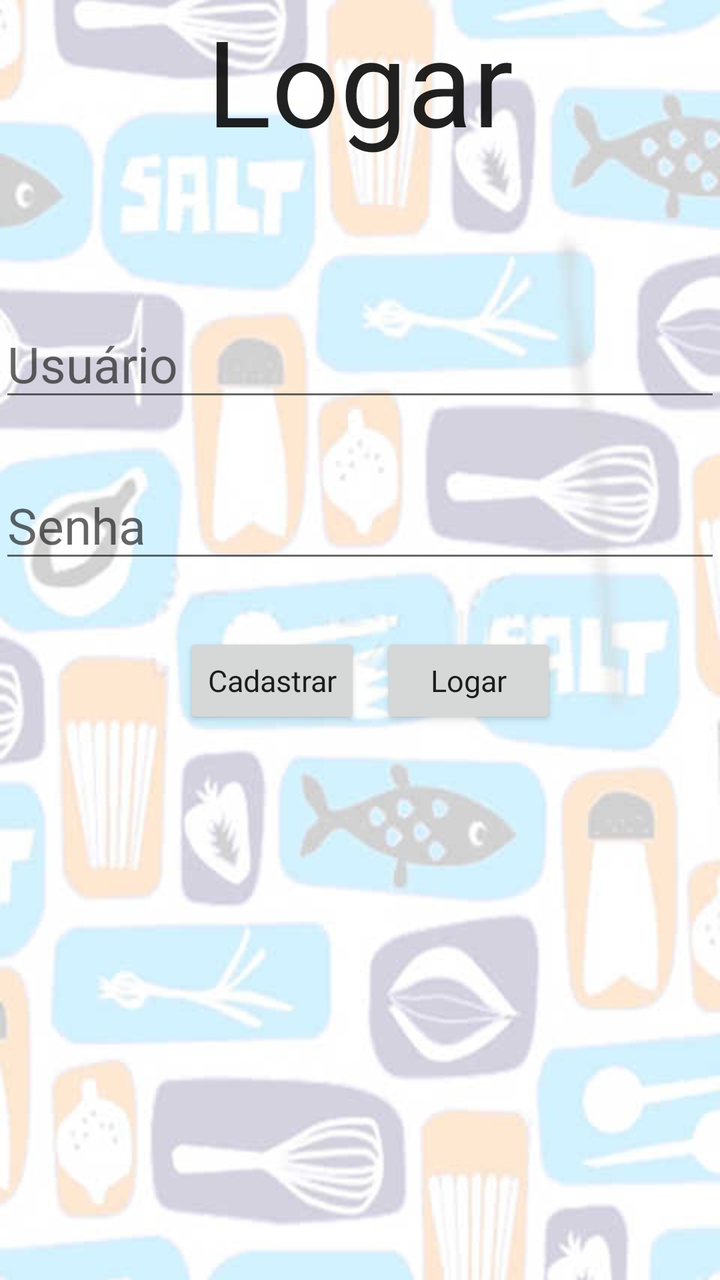
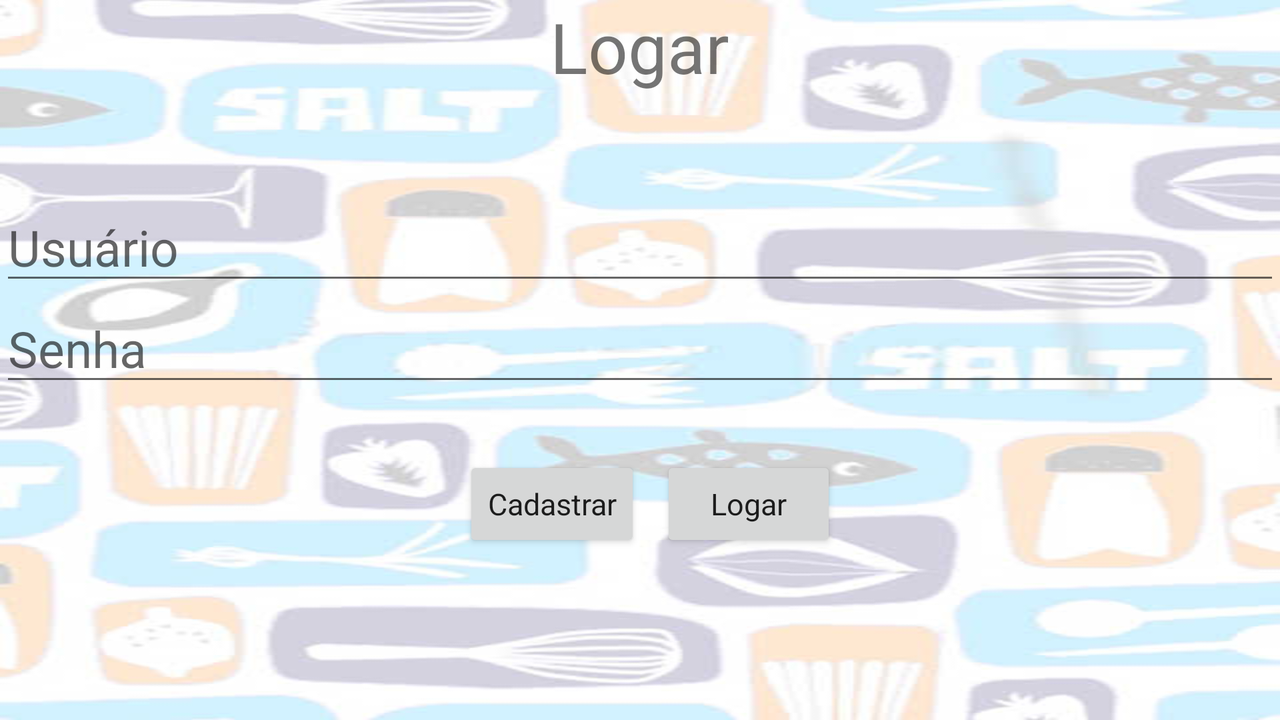

An Android layout and its configuration variant, each rendered on a device that would load it. The default file and the variant file are quoted in full after the pictures.
<!-- AndroidManifest.xml: application theme AppTheme -->
<!-- res/layout/activity_main.xml -->
<LinearLayout xmlns:android="http://schemas.android.com/apk/res/android"
    xmlns:tools="http://schemas.android.com/tools" android:layout_width="match_parent"
    android:layout_height="match_parent" android:paddingLeft="@dimen/activity_horizontal_margin"
    android:paddingRight="@dimen/activity_horizontal_margin"
    android:paddingTop="@dimen/activity_vertical_margin"
    android:paddingBottom="@dimen/activity_vertical_margin"
    tools:context=".MainActivity"
    android:orientation="vertical"
    android:background="@drawable/android_bg" >


    <RelativeLayout
        android:orientation="vertical"
        android:layout_width="fill_parent"
        android:layout_height="fill_parent">

        <TextView
            style="@style/styleCustomLabel"
            android:text="@string/logar"
            android:id="@+id/textView"
            android:layout_centerHorizontal="true"/>

        <EditText
            style="@style/styleCustomEditText"
            android:id="@+id/txtUsuario"
            android:inputType="text"
            android:hint="@string/usuario"
            android:layout_below="@id/textView"
            android:layout_marginTop="75dp"/>

        <EditText
            style="@style/styleCustomEditText"
            android:inputType="textPassword"
            android:id="@+id/txtSenha"
            android:layout_below="@id/txtUsuario"
            android:hint="@string/senha"/>

        <LinearLayout
            style="@style/styleCustom"
            android:layout_gravity="center_horizontal"
            android:layout_centerHorizontal="true"
            android:layout_below="@id/txtSenha">

            <Button
                style="@style/styleCustomBtn"
                android:text="@string/cadastrar"
                android:id="@+id/btnCadastrar"
                android:onClick="cadastrar"/>

            <Button
                style="@style/styleCustomBtn"
                android:text="@string/logar"
                android:id="@+id/btnLogar"
                android:onClick="logar"/>

        </LinearLayout>

        <LinearLayout
            android:id="@+id/baseProgressBar3"
            android:visibility="invisible"
            android:layout_width="match_parent"
            android:layout_height="match_parent"
            android:gravity="center_horizontal|center_vertical"
            android:background="#eaebe9"
            android:alpha="0.7">
            <ProgressBar
                style="?android:attr/progressBarStyleLarge"
                android:layout_width="wrap_content"
                android:layout_height="wrap_content" />
        </LinearLayout>

    </RelativeLayout>

</LinearLayout>
<!-- resources referenced by this layout -->
<resources>
  <!-- drawable android_bg: jpg bitmap (drawable, 26005 bytes) -->
  <string name="cadastrar">Cadastrar</string>
  <string name="logar">Logar</string>
  <string name="senha">Senha</string>
  <string name="usuario">Usuário</string>
  <style name="styleCustom" parent="Theme.AppCompat.Light.DarkActionBar">
          <item name="android:layout_width">wrap_content</item>
          <item name="android:layout_height">wrap_content</item>
          <item name="android:layout_gravity">center_horizontal</item>
          <item name="android:orientation">horizontal</item>
          <item name="android:layout_marginTop">30dp</item>
      </style>
  <style name="styleCustomBtn" parent="Theme.AppCompat.Light.DarkActionBar">
          <item name="android:layout_width">wrap_content</item>
          <item name="android:layout_height">wrap_content</item>
          <item name="android:textSize">15dp</item>
          <item name="android:layout_marginLeft">10dp</item>
      </style>
  <style name="styleCustomEditText" parent="Theme.AppCompat.Light.DarkActionBar">
          <item name="android:layout_width">match_parent</item>
          <item name="android:layout_height">wrap_content</item>
          <item name="android:layout_marginTop">30dp</item>
          <item name="android:textSize">25dp</item>
      </style>
  <style name="styleCustomLabel" parent="Theme.AppCompat.Light.DarkActionBar">
          <item name="android:layout_width">wrap_content</item>
          <item name="android:layout_height">wrap_content</item>
          <item name="android:layout_gravity">center_horizontal</item>
          <item name="android:textSize">60dp</item>
      </style>
  <style name="AppTheme" parent="Theme.AppCompat.Light.DarkActionBar">
          
      </style>
</resources>
<!-- res/layout-land/activity_main.xml (the repository's variant of the layout above) -->
<!-- drawn on the phone turned sideways -->
<?xml version="1.0" encoding="utf-8"?>
<LinearLayout xmlns:android="http://schemas.android.com/apk/res/android"
    android:orientation="vertical" android:layout_width="match_parent"
    android:layout_height="match_parent"
    android:background="@drawable/android_bg">

    <TextView
        android:layout_width="wrap_content"
        android:layout_height="wrap_content"
        android:textSize="35dp"
        android:layout_gravity="center"
        android:text="@string/logar"
        android:id="@+id/textView" />

    <ScrollView
        android:layout_width="match_parent"
        android:layout_height="match_parent">

        <RelativeLayout
            android:orientation="vertical"
            android:layout_width="fill_parent"
            android:layout_height="fill_parent"
            android:layout_marginTop="50dp">

            <EditText
                android:layout_width="fill_parent"
                android:layout_height="wrap_content"
                android:textSize="25dp"
                android:inputType="text"
                android:id="@+id/txtUsuario"
                android:hint="@string/usuario"/>

            <EditText
                android:layout_width="fill_parent"
                android:layout_height="wrap_content"
                android:textSize="25dp"
                android:inputType="textPassword"
                android:id="@+id/txtSenha"
                android:layout_below="@id/txtUsuario"
                android:hint="@string/senha"/>

            <LinearLayout
                style="@style/styleCustom"
                android:layout_gravity="center_horizontal"
                android:layout_centerHorizontal="true"
                android:layout_below="@id/txtSenha">

                <Button
                    style="@style/styleCustomBtn"
                    android:text="@string/cadastrar"
                    android:id="@+id/btnCadastrar"
                    android:onClick="cadastrar"/>

                <Button
                    style="@style/styleCustomBtn"
                    android:text="@string/logar"
                    android:id="@+id/btnLogar"
                    android:onClick="logar"/>

            </LinearLayout>

            <LinearLayout
                android:id="@+id/baseProgressBar3"
                android:visibility="invisible"
                android:layout_width="match_parent"
                android:layout_height="match_parent"
                android:gravity="center_horizontal|center_vertical"
                android:background="#eaebe9"
                android:alpha="0.7">
                <ProgressBar
                    style="?android:attr/progressBarStyleLarge"
                    android:layout_width="wrap_content"
                    android:layout_height="wrap_content" />
            </LinearLayout>

        </RelativeLayout>

    </ScrollView>
</LinearLayout>
<!-- resources referenced by the variant -->
<!-- as the phone turned sideways resolves them -->
<resources>
  <!-- drawable android_bg: jpg bitmap (drawable, 26005 bytes) -->
  <string name="cadastrar">Cadastrar</string>
  <string name="logar">Logar</string>
  <string name="senha">Senha</string>
  <string name="usuario">Usuário</string>
  <style name="styleCustom" parent="Theme.AppCompat.Light.DarkActionBar">
          <item name="android:layout_width">wrap_content</item>
          <item name="android:layout_height">wrap_content</item>
          <item name="android:layout_gravity">center_horizontal</item>
          <item name="android:orientation">horizontal</item>
          <item name="android:layout_marginTop">30dp</item>
      </style>
  <style name="styleCustomBtn" parent="Theme.AppCompat.Light.DarkActionBar">
          <item name="android:layout_width">wrap_content</item>
          <item name="android:layout_height">wrap_content</item>
          <item name="android:textSize">15dp</item>
          <item name="android:layout_marginLeft">10dp</item>
      </style>
  <style name="AppTheme" parent="Theme.AppCompat.Light.DarkActionBar">
          
      </style>
</resources>
